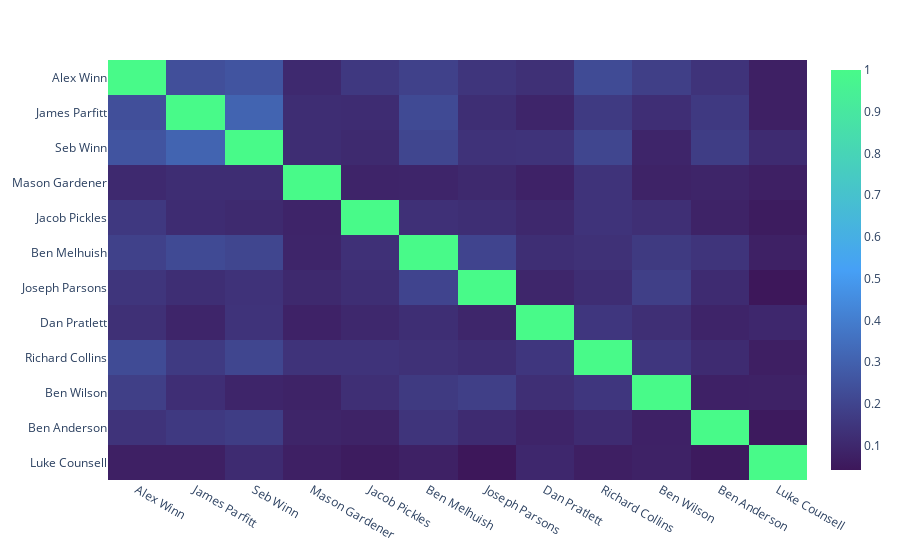

The notebook cell saved with this chart:
### Code cell
colorscale = [
    [0, "rgba(61,23,90,255)"],
    [0.5, "rgba(70,160,246,255)"],
    [1, "rgba(72,250,137,255)"],
]
fig = px.imshow(
    sim_df, text_auto=False, aspect="auto", color_continuous_scale=colorscale
)
fig

### Figure 1 — Plotly figure (JSON) as saved in the notebook; plotly's stock layout.template omitted (floating-point values rounded to 4 significant figures; data arrays with more than 128 entries replaced by an {"elided": "..."} marker saying what was removed)
{"data": [{"coloraxis": "coloraxis", "hovertemplate": "x: %{x}<br>y: %{y}<br>color: %{z}<extra></extra>", "name": "0", "type": "heatmap", "x": ["Alex Winn", "James Parfitt", "Seb Winn", "Mason Gardener", "Jacob Pickles", "Ben Melhuish", "Joseph Parsons", "Dan Pratlett", "Richard Collins", "Ben Wilson", "Ben Anderson", "Luke Counsell"], "xaxis": "x", "y": ["Alex Winn", "James Parfitt", "Seb Winn", "Mason Gardener", "Jacob Pickles", "Ben Melhuish", "Joseph Parsons", "Dan Pratlett", "Richard Collins", "Ben Wilson", "Ben Anderson", "Luke Counsell"], "yaxis": "y", "z": {"elided": "12x12 float values"}}], "layout": {"coloraxis": {"colorscale": [[0, "rgba(61,23,90,255)"], [0.5, "rgba(70,160,246,255)"], [1, "rgba(72,250,137,255)"]]}, "margin": {"t": 60}, "xaxis": {"anchor": "y", "domain": [0, 1]}, "yaxis": {"anchor": "x", "autorange": "reversed", "domain": [0, 1]}}}
